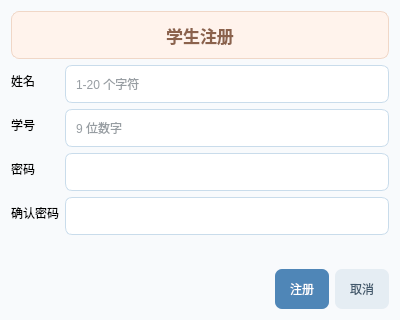
<?xml version="1.0" encoding="UTF-8"?>
<ui version="4.0">
 <class>RegisterDialog</class>
 <widget class="QDialog" name="RegisterDialog">
  <property name="geometry">
   <rect>
    <x>0</x>
    <y>0</y>
    <width>400</width>
    <height>320</height>
   </rect>
  </property>
  <property name="minimumSize">
   <size>
    <width>360</width>
    <height>270</height>
   </size>
  </property>
  <property name="windowTitle">
   <string>学生注册</string>
  </property>
  <property name="styleSheet">
   <string notr="true">QDialog#RegisterDialog {
    background-color: #F8FAFC;
    color: #2F3B46;
    font-family: "Microsoft YaHei UI";
    font-size: 10pt;
}
QLabel#labelRegisterTitle {
    color: #8B624C;
    background-color: #FFF3EC;
    border: 1px solid #F0D7C7;
    border-radius: 8px;
    padding: 7px;
}
QLineEdit {
    background-color: #FFFFFF;
    color: #2F3B46;
    border: 1px solid #C9DCEB;
    border-radius: 7px;
    padding: 6px 8px;
    min-height: 24px;
    selection-background-color: #8DB7D8;
}
QLineEdit:focus {
    border: 1px solid #6D9FC7;
}
QPushButton {
    background-color: #4F86B7;
    color: white;
    border: none;
    border-radius: 7px;
    padding: 7px 15px;
    min-height: 26px;
}
QPushButton:hover {
    background-color: #3F739F;
}
QPushButton#btnCancel {
    background-color: #E5EDF3;
    color: #42596C;
}
QPushButton#btnCancel:hover {
    background-color: #D4E1EA;
}</string>
  </property>
  <layout class="QVBoxLayout" name="verticalLayout">
   <item>
    <widget class="QLabel" name="labelRegisterTitle">
     <property name="maximumSize">
      <size>
       <width>16777215</width>
       <height>48</height>
      </size>
     </property>
     <property name="font">
      <font>
       <pointsize>13</pointsize>
       <bold>true</bold>
      </font>
     </property>
     <property name="text">
      <string>学生注册</string>
     </property>
     <property name="alignment">
      <set>Qt::AlignmentFlag::AlignCenter</set>
     </property>
    </widget>
   </item>
   <item>
    <layout class="QFormLayout" name="formLayout">
     <item row="0" column="0">
      <widget class="QLabel" name="labelName">
       <property name="text">
        <string>姓名</string>
       </property>
      </widget>
     </item>
     <item row="0" column="1">
      <widget class="QLineEdit" name="editName">
       <property name="placeholderText">
        <string>1-20 个字符</string>
       </property>
      </widget>
     </item>
     <item row="1" column="0">
      <widget class="QLabel" name="labelStudentId">
       <property name="text">
        <string>学号</string>
       </property>
      </widget>
     </item>
     <item row="1" column="1">
      <widget class="QLineEdit" name="editStudentId">
       <property name="placeholderText">
        <string>9 位数字</string>
       </property>
      </widget>
     </item>
     <item row="2" column="0">
      <widget class="QLabel" name="labelPassword">
       <property name="text">
        <string>密码</string>
       </property>
      </widget>
     </item>
     <item row="2" column="1">
      <widget class="QLineEdit" name="editPassword">
       <property name="echoMode">
        <enum>QLineEdit::EchoMode::Password</enum>
       </property>
      </widget>
     </item>
     <item row="3" column="0">
      <widget class="QLabel" name="labelPasswordAgain">
       <property name="text">
        <string>确认密码</string>
       </property>
      </widget>
     </item>
     <item row="3" column="1">
      <widget class="QLineEdit" name="editPasswordAgain">
       <property name="echoMode">
        <enum>QLineEdit::EchoMode::Password</enum>
       </property>
      </widget>
     </item>
    </layout>
   </item>
   <item>
    <layout class="QHBoxLayout" name="horizontalLayout">
     <item>
      <spacer name="horizontalSpacer">
       <property name="orientation">
        <enum>Qt::Orientation::Horizontal</enum>
       </property>
       <property name="sizeHint" stdset="0">
        <size>
         <width>40</width>
         <height>20</height>
        </size>
       </property>
      </spacer>
     </item>
     <item>
      <widget class="QPushButton" name="btnOk">
       <property name="text">
        <string>注册</string>
       </property>
      </widget>
     </item>
     <item>
      <widget class="QPushButton" name="btnCancel">
       <property name="text">
        <string>取消</string>
       </property>
      </widget>
     </item>
    </layout>
   </item>
  </layout>
 </widget>
 <resources/>
 <connections>
  <connection>
   <sender>btnOk</sender>
   <signal>clicked()</signal>
   <receiver>RegisterDialog</receiver>
   <slot>accept()</slot>
   <hints>
    <hint type="sourcelabel">
     <x>20</x>
     <y>20</y>
    </hint>
    <hint type="destinationlabel">
     <x>20</x>
     <y>20</y>
    </hint>
   </hints>
  </connection>
  <connection>
   <sender>btnCancel</sender>
   <signal>clicked()</signal>
   <receiver>RegisterDialog</receiver>
   <slot>reject()</slot>
   <hints>
    <hint type="sourcelabel">
     <x>20</x>
     <y>20</y>
    </hint>
    <hint type="destinationlabel">
     <x>20</x>
     <y>20</y>
    </hint>
   </hints>
  </connection>
 </connections>
</ui>
